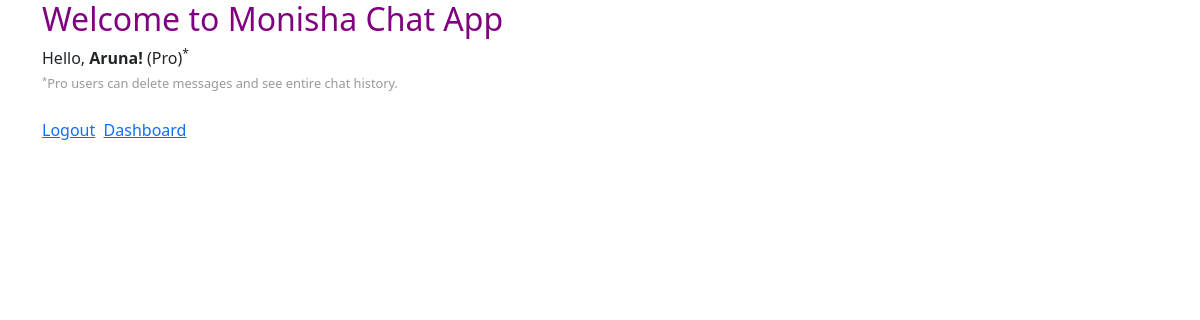
The page /chat/direct_messages/?receiver=harsha (signed in) on the database as committed earlier.
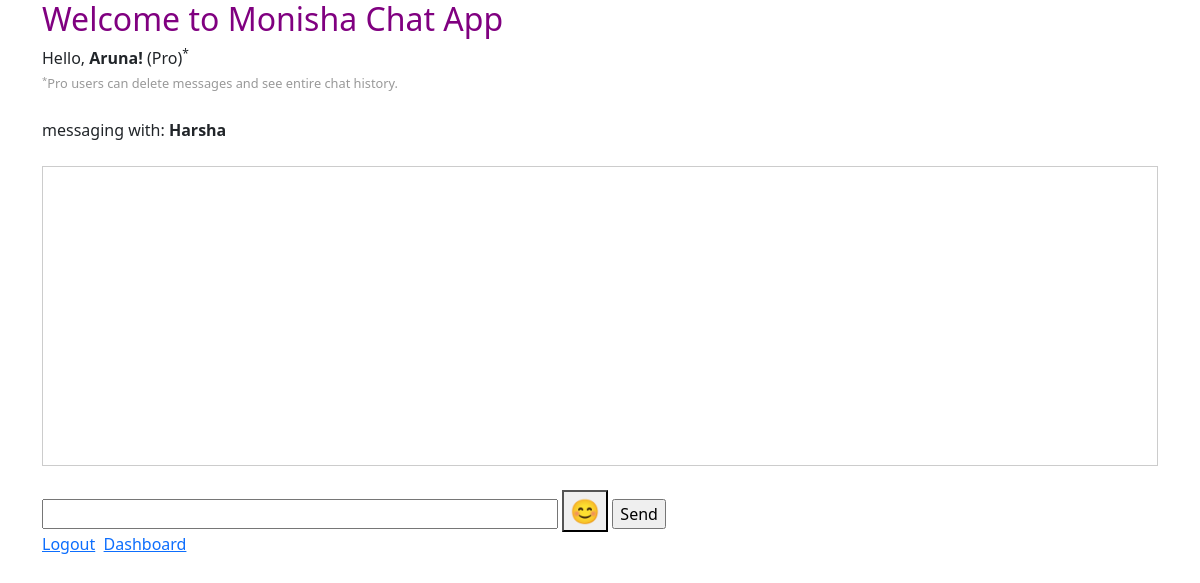
The same page on the database as committed later.
### users/models.py (models this page shows)
class User(AbstractUser):
    USER_TYPE = (
        ('basic', 'Basic User'),
        ('pro', 'Pro User'),
    )
    user_type = models.CharField(max_length=10, choices=USER_TYPE, default='basic')

### chat/views.py (the view)
# urls.py: path("direct_messages/", views.direct_messages, name="direct_messages"),
def direct_messages(request):
    if not request.user.is_authenticated:
        return redirect('users:login')
    receiver_username = request.GET.get('receiver')
    receiver = User.objects.filter(username=receiver_username).first() if receiver_username else None
    users = User.objects.exclude(id=request.user.id)
    messages = DirectMessage.objects.filter(
        Q(sender=request.user, receiver=receiver) | Q(receiver=request.user, sender=receiver)
    ).order_by('timestamp') if receiver else []
    emoji_list = ['😀', '😂', '❤️', '👍', '🎉', '😎', '🥳', '😢', '🔥', '🎈']
    return render(request, "chat/direct_messages.html", {
        "messages": messages,
        "users": users,
        "current_receiver": receiver,
        'emoji_list': emoji_list,
    })

### chat/templates/chat/direct_messages.html (shortened to what this page needs)
{% extends 'base.html' %}
{% block content %}
    {% if user.is_authenticated %}
        Hello, <b>{{ user.username|capfirst|default:'Guest' }}!</b>
        {% if user.user_type == 'pro' %}
            (Pro)<sup>*</sup>
        {% else %}
            (Basic)<sup>*</sup>
        {% endif %}
        <br>
        <span style="color: #999; font-size: 0.8em;"><sup>*</sup>Pro users can delete messages and see entire chat history.</span><br><br>
        {% if current_receiver %}
            messaging with: <b>{{ current_receiver.username|capfirst }}</b><br><br>
            <div>
                <div id="message-log" style="border: 1px solid #ccc; padding: 10px; height: 300px; overflow-y: auto;"></div><br>
                <div class="message-input-container">
                    <input id="message-input" type="text" size="50">
                    <button id="emoji-button" style="font-size: 1.5em;">😊</button>
                    <input id="message-submit" type="button" value="Send">
                </div>
            </div>
        {% endif %}
        <a href="#" onclick="logout()">Logout</a>&nbsp;
        <a href="{% url 'users:dashboard' %}">Dashboard</a>
    {% else %}
        <h5>You can access this page only if you are logged in.</h5>
        <a href="{% url 'users:dashboard' %}">Dashboard</a>
    {% endif %}
{% endblock %}

Rows that differ between the two databases and show on the page:
added User: username "Harsha"
Other text that changed with them:
form field value: (not shown) → "Send"
text now shown: "messaging with: 😊"
